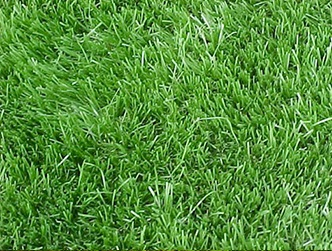
#> input picture CCF 394 - PDI/Aula 6 - Texturas/grama2.jpg, 332 x 251 px
$ python texturaHalarick3.py   (older library calls are emulated)
#> lines starting #> are read from the running program, lines starting #| are printed output that depends on the picture
from skimage.feature import greycomatrix,greycoprops
import cv2
import numpy as np
import csv

#funcaodopacoteskimageparacalcularamatrizGLCMeosatributosdamatriz

#image_path="/home/user/image.png"#enderecodaimagem
image=cv2.imread("grama2.jpg")#leituradaimagem
#> image is the input picture: shape (251, 332, 3); mean B, G, R 58.7, 143.3, 85
image_gray= cv2.cvtColor(image, cv2.COLOR_RGB2GRAY)#transformardeRGBparaniveldecinza
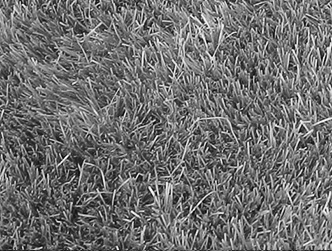
#> image_gray: shape (251, 332); min 5, max 252, mean 111.3
d=1#distanciaentrepixelsparaGLCM
print(image.shape)
#| (251, 332, 3)
matrix=greycomatrix(image_gray,[d],[0],normed=True)
#calculodamatrizem0graus

props=np.zeros((6))#vetorparaarmazenaratributos
props[0]=greycoprops(matrix,"contrast")#calculacontrast
props[1]=greycoprops(matrix,"dissimilarity")#calculadissimilaridade
props[2]=greycoprops(matrix,"homogeneity")#calculahomogeneidade
props[3]=greycoprops(matrix,"energy")#calculaenergia
props[4]=greycoprops(matrix,"correlation")#calculacorrelacao
props[5]=greycoprops(matrix,"ASM")#calculasegundomomentoangula
print(props)

$ run again, with CCF 394 - PDI/Aula 6 - Texturas/grama1.jpg copied over CCF 394 - PDI/Aula 6 - Texturas/grama2.jpg
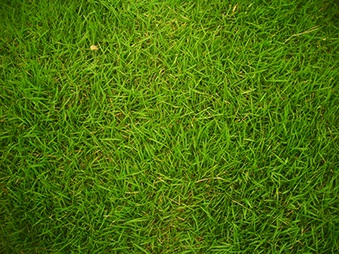
#> input picture CCF 394 - PDI/Aula 6 - Texturas/grama1.jpg, 339 x 254 px
#> image is the input picture: shape (254, 339, 3); mean B, G, R 14.2, 112.8, 75.1
#> `image_gray= cv2.cvtColor(image, cv2.COLOR_RGB2GRAY)#transformardeRGBpa..`:
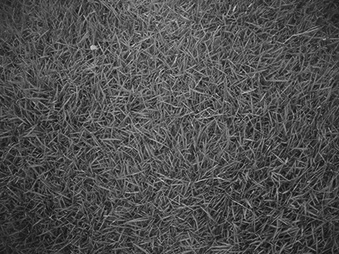
#> image_gray: shape (254, 339); min 6, max 219, mean 79
#| (254, 339, 3)

$ run again, with CCF 394 - PDI/Aula 6 - Texturas/grama3.jpg copied over CCF 394 - PDI/Aula 6 - Texturas/grama2.jpg
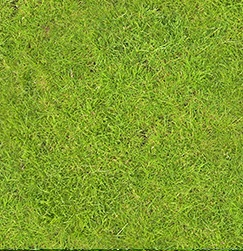
#> input picture CCF 394 - PDI/Aula 6 - Texturas/grama3.jpg, 243 x 251 px
#> image is the input picture: shape (251, 243, 3); mean B, G, R 44.5, 159.1, 129.2
#> `image_gray= cv2.cvtColor(image, cv2.COLOR_RGB2GRAY)#transformardeRGBpa..`:
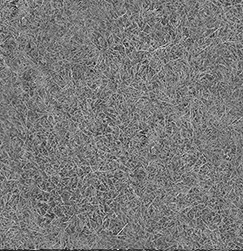
#> image_gray: shape (251, 243); min 6, max 229, mean 121.4
#| (251, 243, 3)

$ run again, with CCF 394 - PDI/Aula 6 - Texturas/pedras1.jpg copied over CCF 394 - PDI/Aula 6 - Texturas/grama2.jpg
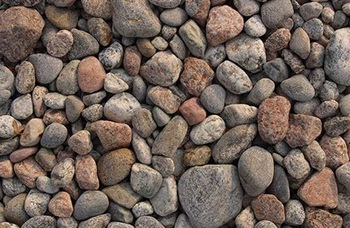
#> input picture CCF 394 - PDI/Aula 6 - Texturas/pedras1.jpg, 350 x 228 px
#> image is the input picture: shape (228, 350, 3); mean B, G, R 88.7, 98, 113
#> `image_gray= cv2.cvtColor(image, cv2.COLOR_RGB2GRAY)#transformardeRGBpa..`:
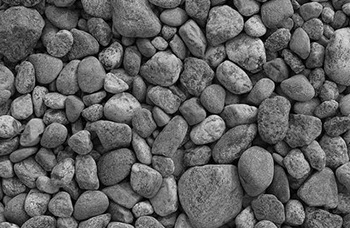
#> image_gray: shape (228, 350); min 0, max 241, mean 97
#| (228, 350, 3)
